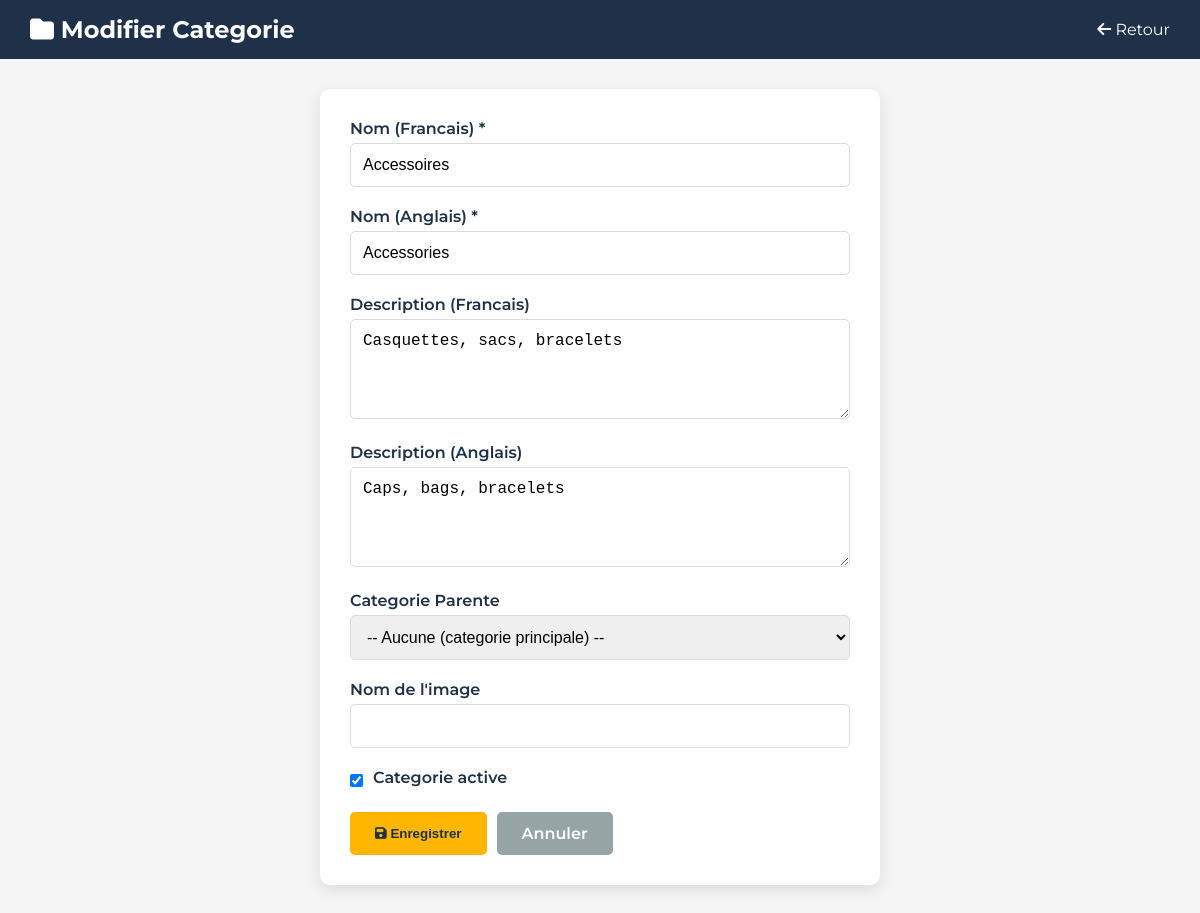
The page /index.php?controller=category&action=edit&id=2 (signed in) on the database its author committed.
### tables this page shows
CREATE TABLE `categories` (
    `id` INT AUTO_INCREMENT PRIMARY KEY,
    `name_en` VARCHAR(255) NOT NULL,
    `name_fr` VARCHAR(255) NOT NULL,
    `description_en` TEXT,
    `description_fr` TEXT,
    `img_name` VARCHAR(255),
    `parent_id` INT NULL,
    `is_active` TINYINT(1) DEFAULT 1,
    `created_at` TIMESTAMP DEFAULT CURRENT_TIMESTAMP,
    INDEX `idx_parent` (`parent_id`),
    INDEX `idx_active` (`is_active`)
);

### models/CATEGORY.PHP (called while the page is built, shortened)
<?php
class Category {
    private string $name_en;
    private string $name_fr;
    private ? string $description_en;
    private ?string $description_fr;
    private ?string $img_name;
    private bool $is_active;
    public function __construct(
        int $id,
        string $name_en,
        string $name_fr,
        ? string $description_en = null,
        ?string $description_fr = null,
        ? int $parent_id = null,
        ?string $img_name = null,
        bool $is_active = true,
        ?string $created_at = null
    ) {
        $this->name_en = $name_en;
        $this->name_fr = $name_fr;
        $this->description_en = $description_en;
        $this->description_fr = $description_fr;
        $this->img_name = $img_name;
        $this->is_active = $is_active;
    }
    public static function findById(int $id): ?Category {
        $db = Database::getConnexion();
        $sql = "SELECT * FROM categories WHERE id = :id LIMIT 1";
        $stmt = $db->prepare($sql);
        $stmt->execute(['id' => $id]);
        $row = $stmt->fetch(PDO::FETCH_ASSOC);
        return self::fromRow($row);
    }
    private static function fromRow(array $row): Category {
        return new Category(
            intval($row['id']),
            $row['name_en'] ?? '',
            $row['name_fr'] ?? '',
            $row['description_en'] ?? null,
            $row['description_fr'] ?? null,
            isset($row['parent_id']) ? intval($row['parent_id']) : null,
            $row['img_name'] ??  null,
            (bool)($row['is_active'] ?? true),
            $row['created_at'] ?? null
        );
    }
    public function getNameEn(): string { return $this->name_en; }
    public function getNameFr(): string { return $this->name_fr; }
    public function getDescriptionEn(): ? string { return $this->description_en; }
    public function getDescriptionFr(): ?string { return $this->description_fr; }
    public function getImgName(): ?string { return $this->img_name; }
    public function isActive(): bool { return $this->is_active; }
}
?>

### views/admin/CATEGORY_FORM.PHP (the view, shortened to what this page needs)
<!DOCTYPE html>
<html lang="fr">
<head>
    <link rel="stylesheet" href="https://cdnjs.cloudflare.com/ajax/libs/font-awesome/6.4.0/css/all.min.css">
</head>
<body>
    <nav class="navbar">
        <h1><i class="fas fa-folder"></i> <?php echo isset($category) ? 'Modifier' : 'Nouvelle'; ?> Categorie</h1>
        <div>
            <a href="index.php?controller=category&action=index"><i class="fas fa-arrow-left"></i> Retour</a>
        </div>
    </nav>
    <div class="container">
        <div class="form-card">
            <form method="POST" action="index.php?controller=category&action=<?php echo isset($category) ? 'update' : 'store'; ?>">
                <div class="form-group">
                    <label for="name_fr">Nom (Francais) *</label>
                    <input type="text" id="name_fr" name="name_fr" required value="<?php echo isset($category) ? htmlspecialchars($category->getNameFr()) : ''; ?>">
                </div>
                <div class="form-group">
                    <label for="name_en">Nom (Anglais) *</label>
                    <input type="text" id="name_en" name="name_en" required value="<?php echo isset($category) ? htmlspecialchars($category->getNameEn()) : ''; ?>">
                </div>
                <div class="form-group">
                    <label for="description_fr">Description (Francais)</label>
                    <textarea id="description_fr" name="description_fr"><?php echo isset($category) ? htmlspecialchars($category->getDescriptionFr()) : ''; ?></textarea>
                </div>
                <div class="form-group">
                    <label for="description_en">Description (Anglais)</label>
                    <textarea id="description_en" name="description_en"><?php echo isset($category) ? htmlspecialchars($category->getDescriptionEn()) : ''; ?></textarea>
                </div>
                <div class="form-group">
                    <label for="parent_id">Categorie Parente</label>
                    <select id="parent_id" name="parent_id">
                        <option value="">-- Aucune (categorie principale) --</option>
                    </select>
                </div>
                <div class="form-group">
                    <label for="img_name">Nom de l'image</label>
                    <input type="text" id="img_name" name="img_name" value="<?php echo isset($category) ? htmlspecialchars($category->getImgName()) : ''; ?>">
                </div>
                <?php if (isset($category)): ?>
                <div class="form-group">
                    <div class="checkbox-group">
                        <input type="checkbox" id="is_active" name="is_active" <?php echo $category->isActive() ? 'checked' : ''; ?>>
                        <label for="is_active">Categorie active</label>
                    </div>
                </div>
                <?php endif; ?>
                <div class="form-actions">
                    <button type="submit" class="btn btn-primary"><i class="fas fa-save"></i> Enregistrer</button>
                    <a href="index.php?controller=category&action=index" class="btn btn-secondary">Annuler</a>
                </div>
            </form>
        </div>
    </div>
</body>
</html>

### views/admin/CATEGORY_FORM.PHP (style rules this page uses)
* { margin: 0; padding: 0; box-sizing: border-box; }
body { font-family: 'Montserrat', sans-serif; background: #f5f5f5; }
.navbar { background: #1e3149; color: white; padding: 15px 30px; display: flex; justify-content: space-between; align-items: center; }
.navbar h1 { font-size: 1.5rem; }
.navbar a { color: white; text-decoration: none; margin-left: 20px; }
.container { max-width: 600px; margin: 30px auto; padding: 0 20px; }
.form-card { background: white; padding: 30px; border-radius: 10px; box-shadow: 0 5px 15px rgba(0,0,0,0.1); }
.form-group { margin-bottom: 20px; }
.form-group label { display: block; margin-bottom: 5px; font-weight: 600; color: #1e3149; }
.form-group input, .form-group select, .form-group textarea { width: 100%; padding: 12px; border: 1px solid #ddd; border-radius: 5px; font-size: 1rem; }
.form-group textarea { resize: vertical; min-height: 100px; }
.checkbox-group { display: flex; align-items: center; gap: 10px; }
.checkbox-group input { width: auto; }
.btn { padding: 12px 25px; border: none; border-radius: 5px; cursor: pointer; font-weight: 600; text-decoration: none; }
.btn-primary { background: #ffb600; color: #1e3149; }
.btn-secondary { background: #95a5a6; color: white; }
.form-actions { display: flex; gap: 10px; margin-top: 20px; }

### rows shown on the page
categories: name_fr "Accessoires", name_en "Accessories", description_fr "Casquettes, sacs, bracelets", description_en "Caps, bags, bracelets", is_active "☑"
